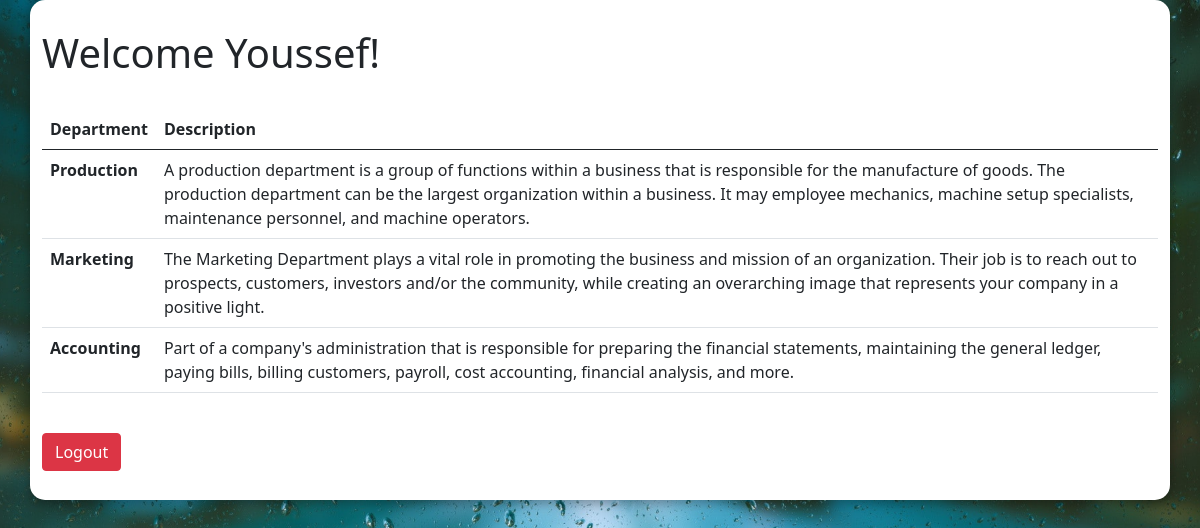
The app's page /php/Dashboard.php (signed in) with its own data.
### tables this page shows
CREATE TABLE `department` (
  `id` int(11) NOT NULL,
  `name` varchar(255) NOT NULL,
  `description` varchar(500) NOT NULL
);

### php/Dashboard.php (the view, shortened to what this page needs)
<!DOCTYPE html>
<html lang="en">
<head>
    <link rel="stylesheet" type="text/css" href="../css/style.css">
    <link rel="stylesheet" type="text/css" href="../css/util.css">
    <link href="https://cdn.jsdelivr.net/npm/bootstrap@5.0.0-beta1/dist/css/bootstrap.min.css" rel="stylesheet"
>
    <link rel="stylesheet" href="https://use.fontawesome.com/releases/v5.6.1/css/all.css"
>
</head>
<body>
    <div class="container user_card">
        <?php
            include_once 'connection.php';
            echo "<h1>Welcome ".$_SESSION["name"]."!</h1><br>";
            $dept_sql = "SELECT * FROM department;";
            $result = $conn->query($dept_sql);
            echo '<table class="table">
                    <thead class="thead-dark">
                        <tr>
                            <th scope="col">Department</th>
                            <th scope="col">Description</th>
                        </tr>
                    </thead>
                    <tbody>';
            while($row = $result->fetch_assoc()) {
                echo '<tr>';
                echo '<th scope="row">' . $row['name'] . "</th>";
                echo '<td>' . $row['description'] . "</td>";
                echo '</tr>';
            }
            echo '</tbody>
                </table>';
        ?>
        <div>
            <a href="../html/Login.html" class="btn btn-danger mt-4">Logout</a>
        </div>
    </div>
</body>
</html>

### css/style.css (style rules this page uses)
body { margin: 0; padding: 0; background: url('../images/background.jpg'); background-size: cover; background-position: center; background-repeat: no-repeat; background-attachment: fixed; }
.user_card { height: 500px; width: 450px; margin-top: auto; margin-bottom: auto; background: #ffffff; position: relative; display: flex; justify-content: center; flex-direction: column; padding: 20px; box-shadow: 0 4px 8px 0 rgba(0, 0, 0, 0.2), 0 6px 20px 0 rgba(0, 0, 0, 0.19); -webkit-box-shadow: 0 4px 8px 0 rgba(0, 0, 0, 0.2), 0 6px 20px 0 rgba(0, 0, 0, 0.19); -moz-box-shadow: 0 4px 8px 0 rgba(0, 0, 0, 0.2), 0 6px 20px 0 rgba(0, 0, 0, 0.19); border-radius: 15px; }

### records on screen
department: name "Production", description "A production department is a group of functions within a business that is responsible for the manufacture of goods. The production department can be the largest organization within a business. It may employee mechanics, machine setup specialists, maintenance personnel, and machine operators."
department: name "Marketing", description "The Marketing Department plays a vital role in promoting the business and mission of an organization. Their job is to reach out to prospects, customers, investors and/or the community, while creating an overarching image that represents your company in a positive light."
department: name "Accounting", description "Part of a company's administration that is responsible for preparing the financial statements, maintaining the general ledger, paying bills, billing customers, payroll, cost accounting, financial analysis, and more."

### other values on screen
$_SESSION["name"] "Youssef"
